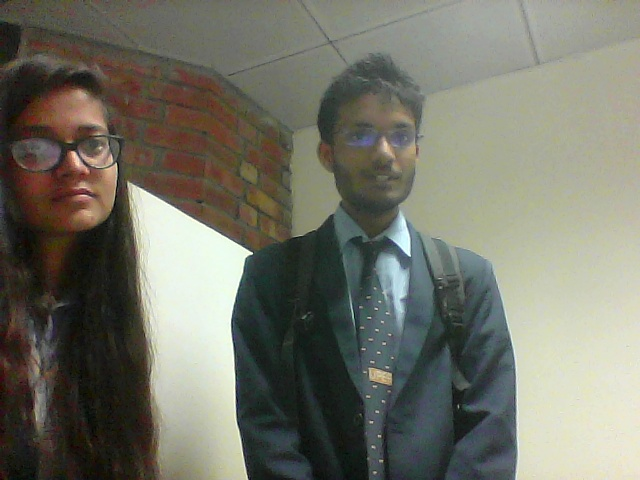
#> input picture camera.jpg, 640 x 480 px; its folder holds only this picture in this run
$ python resizing.py
#> lines starting #> are read from the running program, lines starting #| are printed output that depends on the picture
import glob, os
import cv2
import numpy as np
os.chdir("/home/sanyam/Downloads/sanyamPhotos")
def getting_img():
	for file in glob.glob("*.jpg"):
		print(file)
		img = cv2.imread(file, cv2.IMREAD_GRAYSCALE)
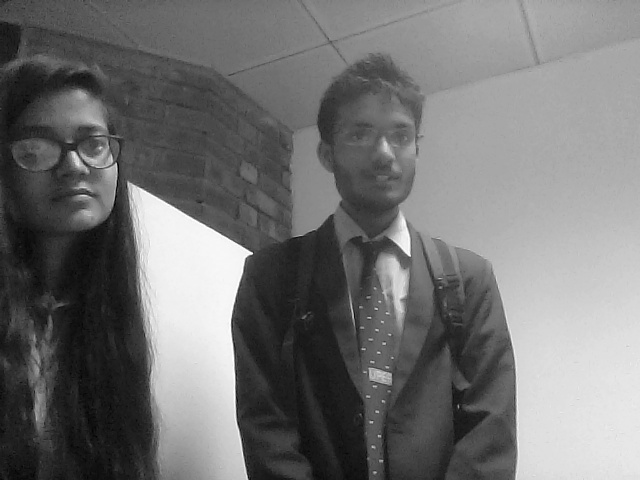
#> img: shape (480, 640); min 0, max 255, mean 114.6
		resized_image=cv2.resize(img, (100,100))
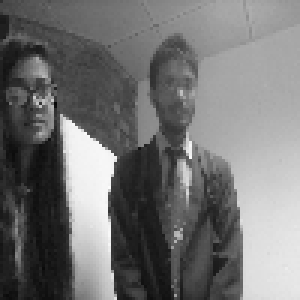
#> resized_image: shape (100, 100) (shown 3 times larger); min 7, max 252, mean 114.4
		cv2.imwrite(file,resized_image)
getting_img()
